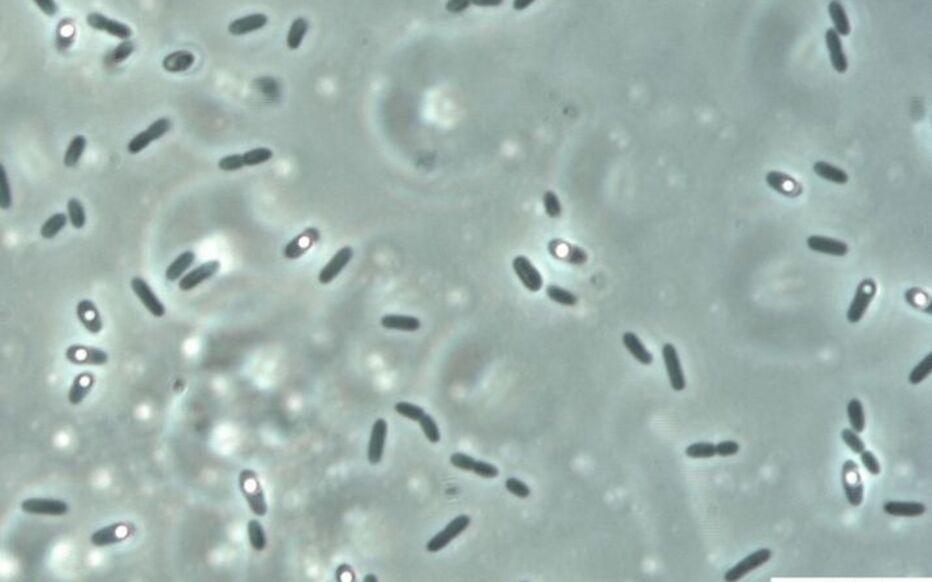
#> input picture Project Python/store_exercice/bacteria.jpg, 932 x 582 px
$ jupyter execute Scipy.ipynb
#> lines starting #> are read from the running program, lines starting #| are printed output that depends on the picture; after the words box and inside, x2 and y2 are one past the last pixel; in counts of white or black regions, pixels touching at a corner belong together
[cell 1]
from scipy.interpolate import interp1d
import matplotlib.pyplot as plt
import numpy as np

x = np.linspace(0, 10, 10)
y = np.cos(x)
plt.scatter(x, y)

[cell 2]
f = interp1d(x, y, kind='cubic')

[cell 3]
new_x = np.linspace(0, 10, 30)
result = f(new_x)

plt.scatter(x, y)
plt.scatter(new_x, result, c='r')

[cell 4]
x = np.linspace(0, 2, 100)
y = 1/3*x**3 - 3/5 * x**2 + 2 + np.random.randn(x.shape[0])/20
plt.scatter(x, y)

[cell 5]
def f (x, a, b, c, d):
    return a * x**3 + b * x**2 + c * x + d

[cell 6]
from scipy import optimize

[cell 7]
params, params_cov = optimize.curve_fit(f, x, y)

[cell 8]
plt.scatter(x, y)
plt.plot(x, f(x, params[0], params[1], params[2], params[3]), c='g', lw=3)
#> figure, not shown here; curve peaks at x = 2, y = 2.31

[cell 9]
def f(x):
    return x**2 + 15*np.sin(x)

[cell 10]
x = np.linspace(-10, 10, 100)
plt.plot(x, f(x))
#> figure, not shown here; curve peaks at x = -10, y = 108.2

[cell 11]
x0 = -5
result = optimize.minimize(f, x0= x0).x

[cell 12]
plt.plot(x, f(x), lw=3, zorder=-1)
plt.scatter(result, f(result), s=100, c='r', zorder=1)
plt.scatter(x0, f(x0), s=200, marker='+', c='g', zorder=1)
plt.show()
#> figure, not shown here; curve peaks at x = -10, y = 108.2

[cell 13]
def f (x):
    return np.sin(x[0]) + np.cos(x[0]+x[1])*np.cos(x[0])

[cell 14]
x = np.linspace(-3, 3, 100)
y = np.linspace(-3, 3, 100)
x, y = np.meshgrid(x, y)
plt.contour(x, y, f(np.array([x, y])), 20)

x0 = np.zeros(2)
plt.scatter(x0[0], x0[0], marker='+', c='r', s=100)

result = optimize.minimize(f, x0=x0).x

plt.scatter(result[0], result[1], c='g', s=100)
print(result)

# Traitement du signal

[cell 15]
x = np.linspace(0, 20, 100)
y = x + 4*np.sin(x) + np.random.randn(x.shape[0])
plt.plot(x, y)
#> figure, not shown here; curve peaks at x = 19.8, y = 25.21

[cell 16]
from scipy import signal

[cell 17]
new_y = signal.detrend(y)

[cell 18]
plt.plot(x, y)
plt.plot(x, new_y)
#> figure, not shown here; curve peaks at x = 19.8, y = 25.21; curve peaks at x = 19.8, y = 6.18

[cell 19]
x = np.linspace(0, 30, 1000)
y = 3*np.sin(x) + 2*np.sin(5*x) + np.sin(10*x)
plt.plot(x, y)
#> figure, not shown here; curve peaks at x = 1.47, y = 5.58

[cell 20]
from scipy import fftpack

[cell 21]
fourier = fftpack.fft(y)
power = np.abs(fourier)
frequences = fftpack.fftfreq(y.size)
plt.plot(np.abs(frequences), power)

# Transformation de Fourier

[cell 22]
x = np.linspace(0, 30, 1000)
y = 3*np.sin(x) + 2*np.sin(5*x) + np.sin(10*x) + np.random.random(x.shape[0])*10
plt.plot(x, y)
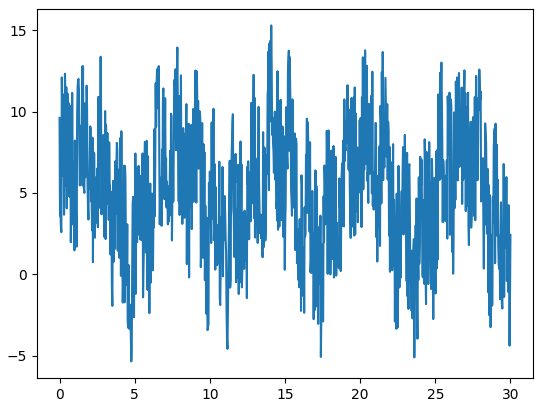
#> figure drawn by matplotlib, 1 panel; curve peaks at x = 14.08, y = 15.31

[cell 23]
fourier = fftpack.fft(y)
power = np.abs(fourier)
frequences = fftpack.fftfreq(y.size)
plt.plot(np.abs(frequences), power)

[cell 24]
fourier[power < 400] = 0

[cell 25]
plt.plot(np.abs(frequences), np.abs(fourier))
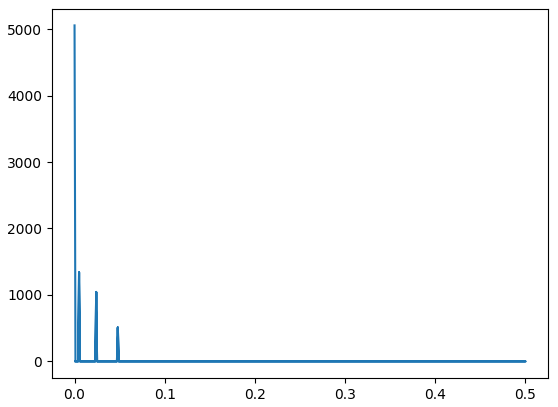
#> figure drawn by matplotlib, 1 panel

[cell 26]
filtered_signal = fftpack.ifft(fourier)

[cell 27]
plt.figure(figsize=(12, 8))
plt.plot(x, y, lw=0.5)
plt.plot(x, filtered_signal, lw = 3)
plt.show()
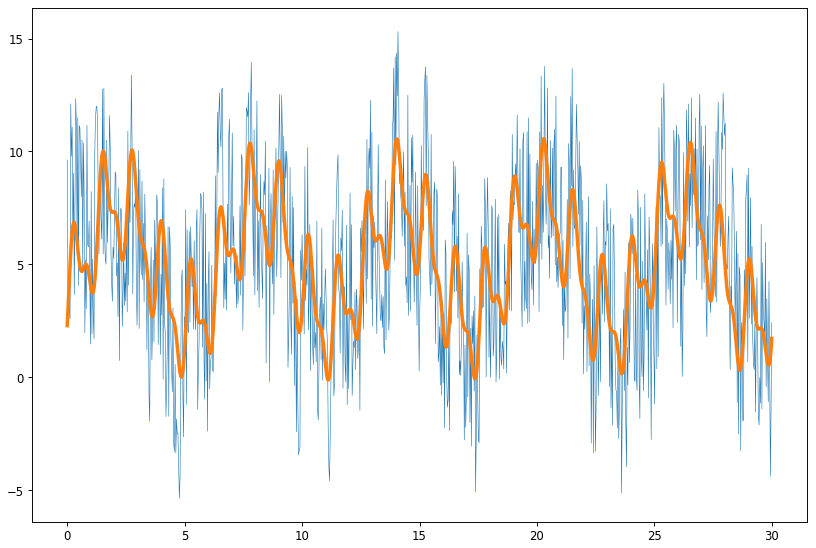
#> figure drawn by matplotlib, 1 panel; curve peaks at x = 14.08, y = 15.31; curve peaks at x = 20.3, y = 10.56

# 4) image processing

[cell 28]
from scipy import ndimage

[cell 29]
np.random.seed(0)
X = np.zeros((32, 32))
X[10:-10, 10:-10] = 1
X[np.random.randint(0, 32, 30), np.random.randint(0, 32, 30)] = 1
plt.imshow(X)
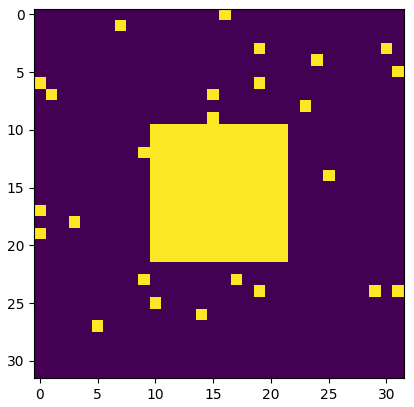
#> figure drawn by matplotlib, 1 panel

[cell 30]
open_x = ndimage.binary_opening(X)
plt.imshow(open_x)
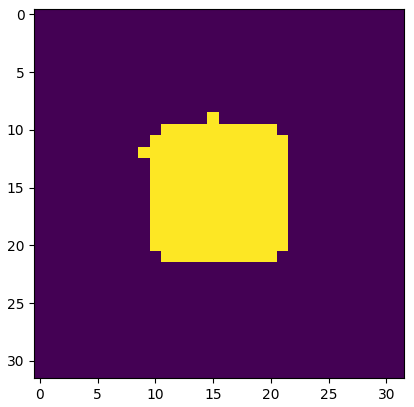
#> figure drawn by matplotlib, 1 panel

[cell 31]
image = plt.imread('bacteria.jpg')
#> image is the input picture: shape (582, 932, 3); mean R, G, B 159.9, 179.5, 174
image = image[:,:,0]
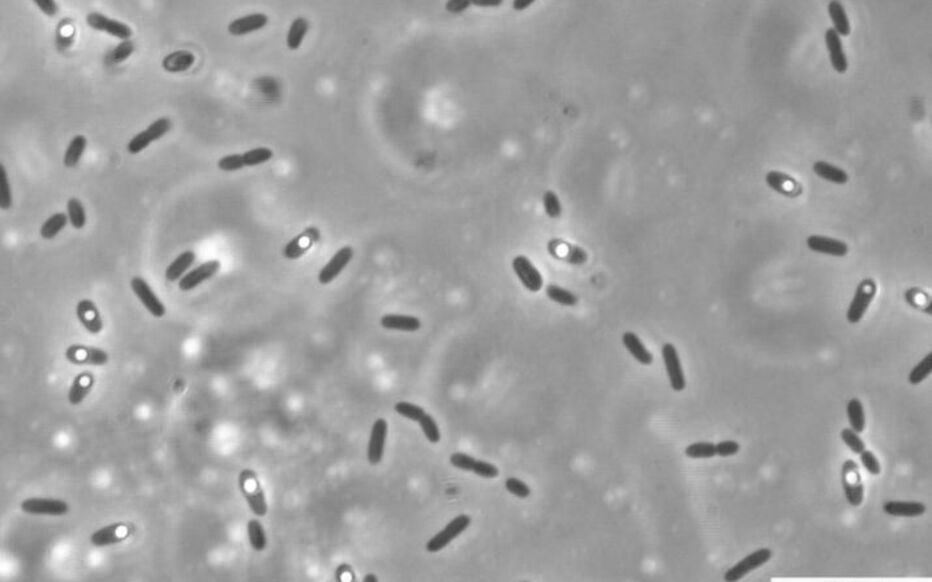
#> image: shape (582, 932); min 60, max 255, mean 159.9
plt.imshow(image)
image.shape
#> Out = (582, 932)

[cell 32]
image_2 = np.copy(image)
plt.hist(image_2.ravel(), bins = 255)
plt.show()
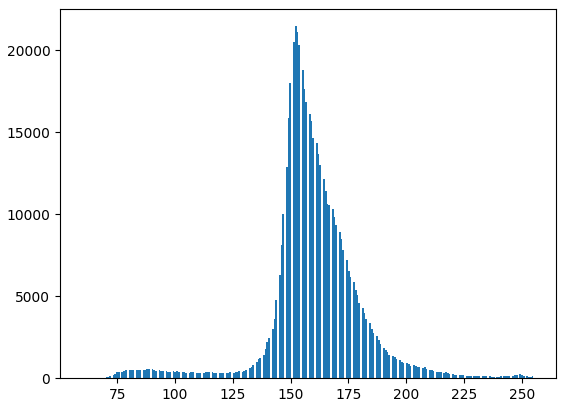
#> figure drawn by matplotlib, 1 panel; tallest bar 21475 high, from x = 151.8 to 152.5

[cell 33]
image_3 = image < 130
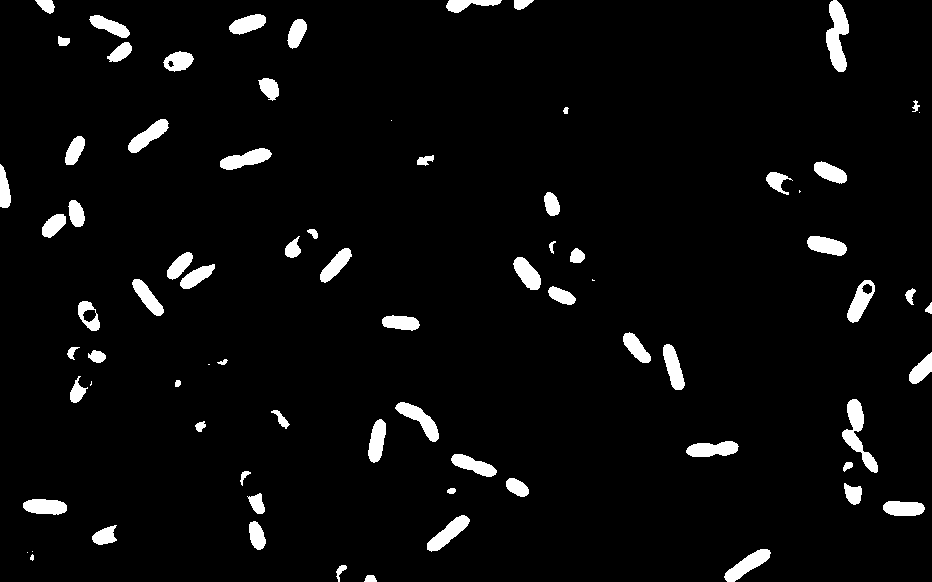
#> image_3: shape (582, 932) bool; 4.3% white; 77 white regions (8 under 20 px), largest, box (x1, y1, x2, y2) and area: (826, 0, 849, 72) 1025, (842, 399, 878, 473) 923, (395, 402, 439, 442) 662
plt.imshow(image_3)

[cell 34]
open_x = ndimage.binary_opening(image_3)
#> open_x: shape (582, 932) bool; 4.2% white; 69 white regions (1 under 20 px), largest, box (x1, y1, x2, y2) and area: (826, 0, 849, 72) 1024, (842, 399, 878, 473) 922, (395, 402, 439, 442) 662
plt.imshow(open_x)

[cell 35]
label_image, n_labels = ndimage.label(open_x)
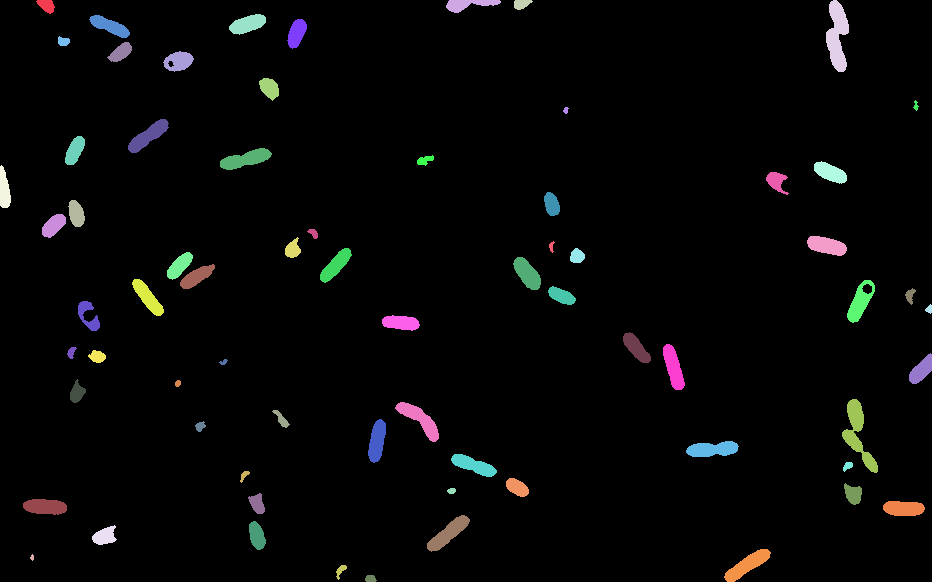
#> label_image: shape (582, 932) int32; 70 distinct labels, from 0 to 69; one colour per label, 0 black
#> n_labels = 69
print(n_labels)
#| 69

[cell 36]
plt.imshow(label_image)

[cell 37]
sizes = ndimage.sum(open_x, label_image, range(n_labels))
#> sizes = 69 values, max 1024 at index 4, min 0 at index 0, mean 332.1

[cell 38]
plt.scatter(range(n_labels), sizes, c='orange')
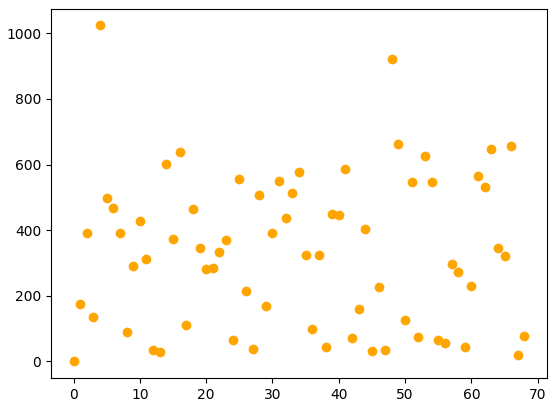
#> figure drawn by matplotlib, 1 panel
